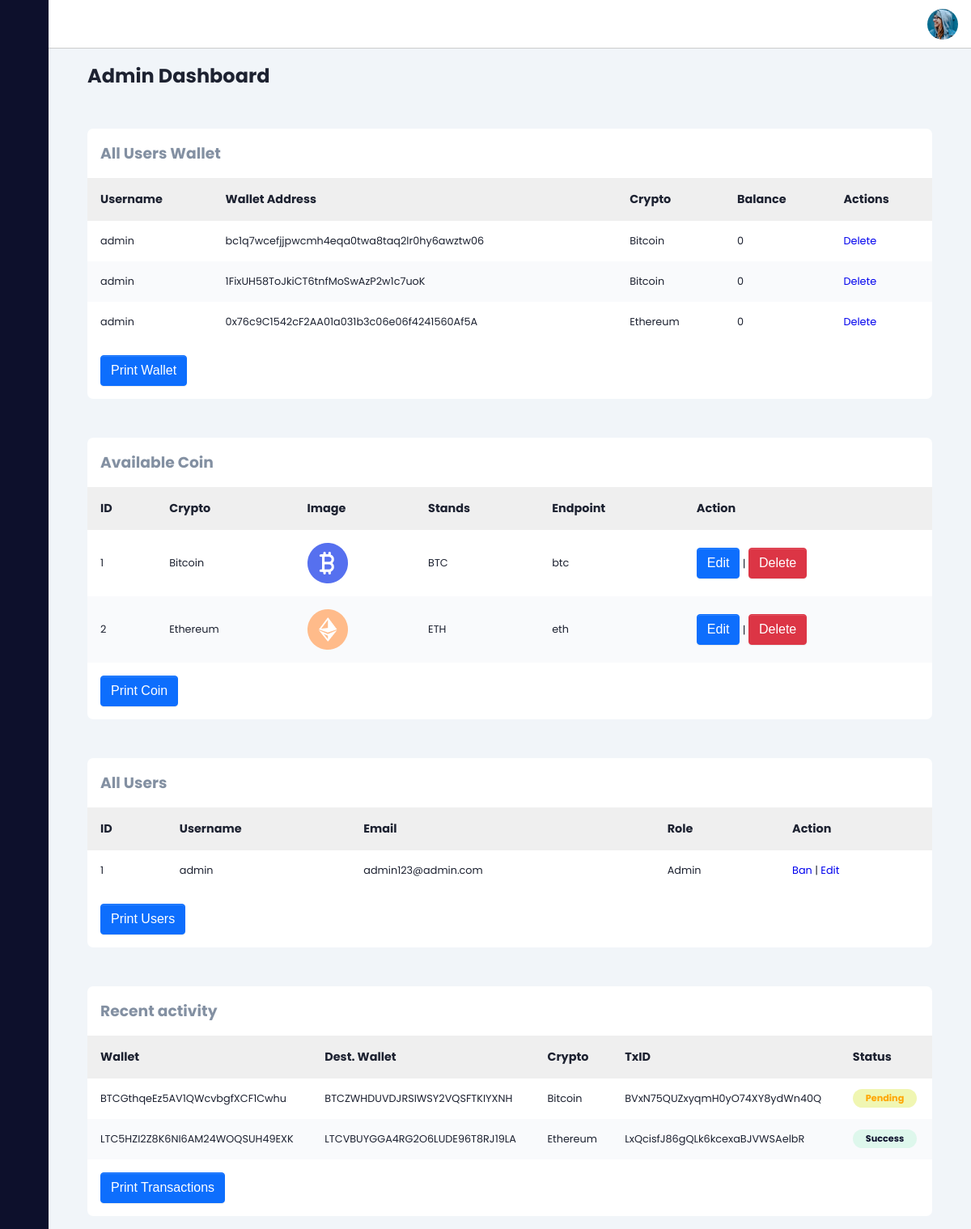
The page /admin.php (signed in) on the database its author committed.
### tables this page shows
CREATE TABLE `tb_wallets` (
  `id` int(11) NOT NULL,
  `wallet_owner` int(11) NOT NULL,
  `wallet_address` varchar(255) NOT NULL,
  `wallet_balance` double NOT NULL,
  `wallet_coin_id` int(11) NOT NULL
);

CREATE TABLE `tb_users` (
  `id` int(11) NOT NULL,
  `username` varchar(255) NOT NULL,
  `email` varchar(255) NOT NULL,
  `password` varchar(255) NOT NULL,
  `role` int(11) NOT NULL
);

CREATE TABLE `tb_coins` (
  `id` int(11) NOT NULL,
  `name` varchar(255) NOT NULL,
  `stands` varchar(255) NOT NULL,
  `api_endpoint` varchar(255) NOT NULL,
  `image` varchar(255) NOT NULL
);

CREATE TABLE `tb_transactions` (
  `id` int(11) NOT NULL COMMENT 'SQL Id For Transaction',
  `txid` varchar(255) NOT NULL,
  `owner` int(11) NOT NULL,
  `wallet_address` varchar(255) NOT NULL,
  `dest_wallet_address` varchar(255) NOT NULL,
  `crypto` int(11) NOT NULL,
  `status` set('Success','Pending','Failed') NOT NULL
);

### admin.php (the view, shortened to what this page needs)
<?php
include 'db.php';
$coin_list = [];
$user_list = [];
try {
    $sql = 'SELECT * FROM tb_coins;';
    $result = $conn->query($sql);
    while ($row = $result->fetch_assoc()) {
        $coin_list[] = $row;
    }
    $sql = 'SELECT * FROM tb_users;';
    $result = $conn->query($sql);
    while ($row = $result->fetch_assoc()) {
        $user_list[] = $row;
    }
} catch (Exception $e) {
    echo '<script>alert("Failed to fetch coin or users")</script>';
}
?>
<head>
    <link rel="stylesheet" href="https://cdn.jsdelivr.net/npm/sweetalert2@11.14.5/dist/sweetalert2.min.css">
    <link rel="stylesheet" href="https://cdn.jsdelivr.net/gh/lykmapipo/themify-icons@0.1.2/css/themify-icons.css">
    <link rel="stylesheet" href="dashboard.css">
</head>
<body>
    <div class="sidebar">
        <div class="sidebar-header">
        </div>
        <div class="sidebar-menu">
            <ul>
            </ul>
        </div>
    </div>
    <div class="main-content">
        <header>
            <div class="social-icons">
                <div></div>
            </div>
        </header>
        <main>
            <h2 class="dash-title">Admin Dashboard</h2>
            <section class="recent">
                <div class="activity-grid">
                    <div class="activity-card">
                        <h3>All Users Wallet</h3>
                        <div class="table-responsive">
                            <table>
                                <thead>
                                    <tr>
                                        <th>Username</th>
                                        <th>Wallet Address</th>
                                        <th>Crypto</th>
                                        <th>Balance</th>
                                        <th>Actions</th>
                                    </tr>
                                </thead>
                                <tbody>
                                    <?php
                                    if (empty($coin_list)) {
                                        echo '<tr><td colspan="4">No coin found</td></tr>';
                                    } else {
                                        $sql = 'SELECT * FROM tb_wallets;';
                                        $result = $conn->query($sql);
                                        while ($row = $result->fetch_assoc()) {
                                            echo '<tr>';
                                            echo '<td>' . $user_list[array_search($row['wallet_owner'], array_column($user_list, 'id'))]['username'] . '</td>';
                                            echo '<td>' . $row['wallet_address'] . '</td>';
                                            echo '<td>' . $coin_list[array_search($row['wallet_coin_id'], array_column($coin_list, 'id'))]['name'] . '</td>';
                                            echo '<td>' . $row['wallet_balance'] . '</td>';
                                            echo '<td><a href="delete-wallet.php?id=' . $row['id'] . '">Delete</a></td>';
                                            echo '</tr>';
                                        }
                                    }
                                    ?>
                                </tbody>
                                <tfoot>
                                    <tr>
                                        <td colspan="4">
                                            <button class="btn btn-primary btn-print" data-print="wallets">Print Wallet</button>
                                        </td>
                                    </tr>
                                </tfoot>
                            </table>
                        </div>
                    </div>
                </div>
            </section>
            <section class="recent">
                <div class="activity-grid">
                    <div class="activity-card">
                        <h3>Available Coin</h3>
                        <div class="table-responsive">
                            <table>
                                <thead>
                                    <tr>
                                        <th>ID</th>
                                        <th>Crypto</th>
                                        <th>Image</th>
                                        <th>Stands</th>
                                        <th>Endpoint</th>
                                        <th>Action</th>
                                    </tr>
                                </thead>
                                <tbody>
                                    <?php
                                    if (count($coin_list) > 0) {
                                        foreach ($coin_list as $coin) {
                                            echo '<tr>';
                                            echo '<td>' . $coin['id'] . '</td>';
                                            echo '<td>' . $coin['name'] . '</td>';
                                            echo '<td><img src="' . $coin['image'] . '" alt="' . $coin['name'] . '" width="50"></td>';
                                            echo '<td>' . $coin['stands'] . '</td>';
                                            echo '<td>' . $coin['api_endpoint'] . '</td>';
                                            echo '<td><button class="btn btn-primary" onclick="showEditCoin(' . $coin['id'] . ')">Edit</button> | <button class="btn btn-danger" href="delete-coin.php?id=' . $coin['id'] . '">Delete</button></td>';
                                            echo '</tr>';
                                        }
                                    } else {
                                        echo '<tr><td colspan="4">No coin found</td></tr>';
                                    }
                                    ?>
                                </tbody>
                                <tfoot>
                                    <tr>
                                        <td colspan="4">
                                        <button class="btn btn-primary btn-print" data-print="coins">Print Coin</button>
                                        </td>
                                    </tr>
                                </tfoot>
                            </table>
                        </div>
                    </div>
            </section>
            <section class="recent">
                <div class="activity-grid">
                    <div class="activity-card">
                        <h3>All Users</h3>
                        <div class="table-responsive">
                            <table>
                                <thead>
                                    <tr>
                                        <th>ID</th>
                                        <th>Username</th>
                                        <th>Email</th>
                                        <th>Role</th>
                                        <th>Action</th>
                                    </tr>
                                </thead>
                                <tbody>
                                    <?php
                                    if (count($user_list) > 0) {
                                        foreach ($user_list as $user) {
                                            echo '<tr>';
                                            echo '<td>' . $user['id'] . '</td>';
                                            echo '<td>' . $user['username'] . '</td>';
                                            echo '<td>' . $user['email'] . '</td>';
                                            echo '<td>' . ($user['role'] == 1 ? 'Admin' : 'User') . '</td>';
                                            echo '<td><a href="delete-user.php?id=' . $user['id'] . '">Ban</a> | <a href="edit-user.php?id=' . $user['id'] . '">Edit</a></td>';
                                            echo '</tr>';
                                        }
                                    } else {
                                        echo '<tr><td colspan="4">No user found (Kinda Weird Lol, No User??? So... Who are you?)</td></tr>';
                                    }
                                    ?>
                                </tbody>
                                <tfoot>
                                    <tr>
                                        <td colspan="4">
                                            <button class="btn btn-primary btn-print" data-print="users">Print Users</button>
                                        </td>
                                    </tr>
                                </tfoot>
                            </table>
                        </div>
                    </div>
            </section>
            <section>
                <div class="activity-grid">
                    <div class="activity-card">
                        <h3>Recent activity</h3>
                        <div class="table-responsive">
                            <table>
                                <thead>
                                    <tr>
                                        <th>Wallet</th>
                                        <th>Dest. Wallet</th>
                                        <th>Crypto</th>
                                        <th>TxID</th>
                                        <th>Status</th>
                                    </tr>
                                </thead>
                                <tbody>
                                    <?php
                                    function GetStatus($status)
                                    {
                                        switch ($status) {
                                            case 'Success':
                                                return '<span class="badge success">Success</span>';
                                            case 'Pending':
                                                return '<span class="badge warning">Pending</span>';
                                        }
                                    }
                                    $sql = 'SELECT * FROM tb_transactions;';
                                    $result = $conn->query($sql);
                                    while ($row = $result->fetch_assoc()) {
                                        echo '<tr>';
                                        echo '<td>' . $row['wallet_address'] . '</td>';
                                        echo '<td>' . $row['dest_wallet_address'] . '</td>';
                                        echo '<td>' . $coin_list[array_search($row['crypto'], array_column($coin_list, 'id'))]['name'] . '</td>';
                                        echo '<td>' . $row['txid'] . '</td>';
                                        echo '<td>' . GetStatus($row['status']) . '</td>';
                                        echo '</tr>';
                                    }
                                    ?>
                                </tbody>
                                <tfoot>
                                    <tr>
                                        <td colspan="4">
                                            <button class="btn btn-primary btn-print" data-print="transactions">Print Transactions</button>
                                        </td>
                                    </tr>
                                </tfoot>
                            </table>
                        </div>
                    </div>
                </div>
            </section>
        </main>
    </div>
</body>
</html>

### dashboard.css (style rules this page uses)
* { font-family: "Poppins", sans-serif; margin: 0; padding: 0; text-decoration: none; list-style-type: none; box-sizing: border-box; }
.sidebar { height: 100%; width: 240px; position: fixed; left: 0; top: 0; z-index: 100; background: var(--main-color); color: #fff; overflow-y: auto; transition: width 500ms; }
.sidebar-header { display: flex; justify-content: space-between; align-items: center; height: 60px; padding: 0rem 1rem; }
.sidebar-menu { padding: 1rem; }
.main-content { position: relative; margin-left: 240px; transition: margin-left 500ms; }
header { position: fixed; left: 240px; top: 0; z-index: 100; width: calc(100% - 240px); background: #fff; height: 60px; padding: 0rem 1rem; display: flex; align-items: center; justify-content: space-between; border-bottom: 1px solid #ccc; transition: left 500ms; }
.social-icons { display: flex; align-items: center; }
.social-icons span, .social-icons div { margin-left: 1.2rem; }
.social-icons div { height: 38px; width: 38px; background-size: cover; background-repeat: no-repeat; background-image: url(img/1.jpg); border-radius: 50%; }
main { margin-top: 60px; background: #f1f5f9; min-height: 90vh; padding: 1rem 3rem; }
.dash-title { color: var(--color-dark); margin-bottom: 1rem; }
.recent { margin-top: 3rem; margin-bottom: 3rem; }
.activity-grid { display: grid; grid-template-columns: 100%; grid-column-gap: 1.5rem; }
.activity-card, .summary-card, .bday-card { background: #fff; border-radius: 7px; }
.activity-card h3 { color: var(--text-grey); margin: 1rem; }
.activity-card table { width: 100%; border-collapse: collapse; }
.activity-card thead { background: #efefef; text-align: left; }
th, td { font-size: 0.9rem; padding: 1rem 1rem; color: var(--color-dark); }
td { font-size: 0.8rem; }
tbody tr:nth-child(even) { background: #f9fafc; }
.badge { padding: 0.2rem 1rem; border-radius: 20px; font-weight: 700; font-size: 0.7rem; }
.badge.success { background: #def7ec; color: var(--main-color); }
.badge.warning { background: #f0f6b2; color: orange; }
.table-responsive { overflow-x: auto; }
.btn { padding: 0.375rem 0.75rem; font-family: Arial, sans-serif; font-size: 1rem; font-weight: 400; line-height: 1.5; color: #333; background-color: transparent; border: 1px solid transparent; border-radius: 0.25rem; transition: color 0.15s ease-in-out, background-color 0.15s ease-in-out, border-color 0.15s ease-in-out, box-shadow 0.15s ease-in-out; box-shadow: inset 0 1px 0 rgba(255, 255, 255, 0.15), 0 1px 1px rgba(0, 0, 0, 0.075); }
.btn-primary { color: #fff; background-color: #0d6efd; border-color: #0d6efd; }
.btn-danger { color: #fff; background-color: #dc3545; border-color: #dc3545; }
@media only screen and (max-width: 1200px) { .sidebar { width: 60px; z-index: 150; } }
@media only screen and (max-width: 1200px) { .sidebar .sidebar-header, .sidebar li { display: flex; justify-content: center; } }
@media only screen and (max-width: 1200px) { .main-content { margin-left: 60px; } }
@media only screen and (max-width: 1200px) { .main-content header { left: 60px; width: calc(100% - 60px); } }

### rows shown on the page
tb_wallets: wallet_owner.username "admin", wallet_address "bc1q7wcefjjpwcmh4eqa0twa8taq2lr0hy6awztw06", wallet_coin.name "Bitcoin", wallet_balance "0"
tb_wallets: wallet_owner.username "admin", wallet_address "1FixUH58ToJkiCT6tnfMoSwAzP2w1c7uoK", wallet_coin.name "Bitcoin", wallet_balance "0"
tb_wallets: wallet_owner.username "admin", wallet_address "0x76c9C1542cF2AA01a031b3c06e06f4241560Af5A", wallet_coin.name "Ethereum", wallet_balance "0"
tb_coins: id "1", name "Bitcoin", image (picture), stands "BTC", api_endpoint "btc"
tb_coins: id "2", name "Ethereum", image (picture), stands "ETH", api_endpoint "eth"
tb_users: id "1", username "admin", email "admin123@admin.com", role "Admin"
tb_transactions: wallet_address "BTCGthqeEz5AV1QWcvbgfXCF1Cwhu", dest_wallet_address "BTCZWHDUVDJRSIWSY2VQSFTKIYXNH", crypto.name "Bitcoin", txid "BVxN75QUZxyqmH0yO74XY8ydWn40Q", status "Pending"
tb_transactions: wallet_address "LTC5HZI2Z8K6NI6AM24WOQSUH49EXK", dest_wallet_address "LTCVBUYGGA4RG2O6LUDE96T8RJ19LA", crypto.name "Ethereum", txid "LxQcisfJ86gQLk6kcexaBJVWSAelbR", status "Success"
